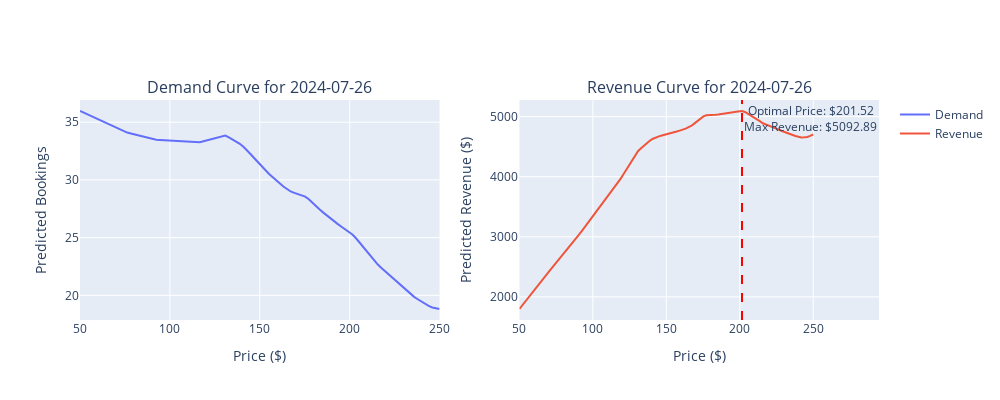

The cell this chart's notebook holds for it:
### Code cell
# Example: Find the optimal price for a weekend in the summer
print("\n--- Optimizing Revenue for a Specific Day ---")
plot_demand_revenue_curve(
    date_str="2024-07-26",  # A Friday in summer
    lead_time=20,  # 30 days in advance
    available_rooms=40,  # 80 rooms available
    model=final_model,
    scaler=final_scaler,
    device=device,
)
